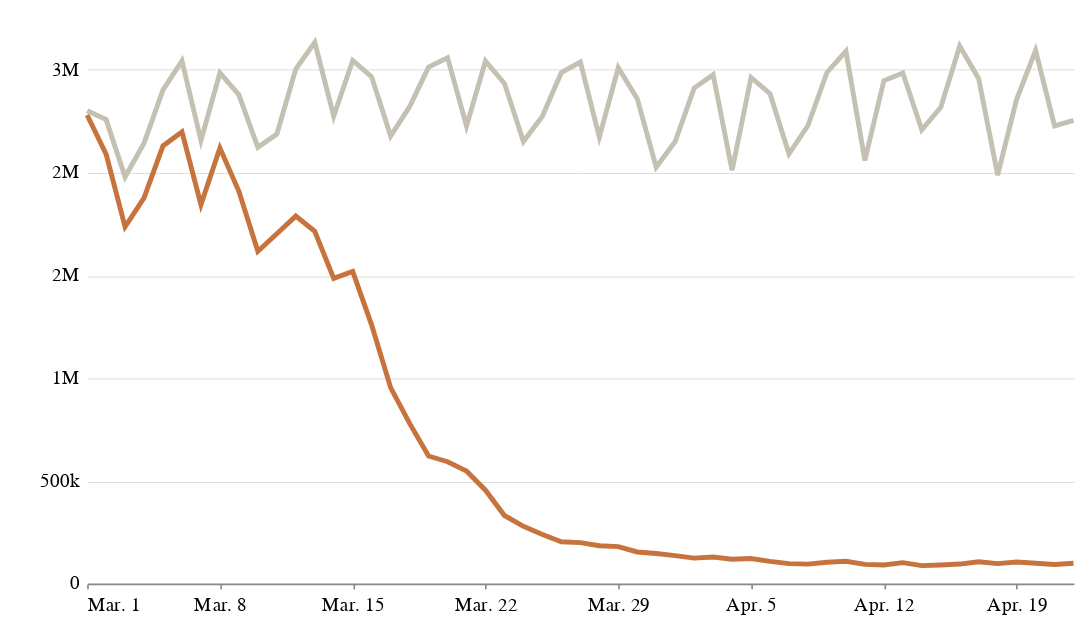

Notebook code for this chart:
### Code cell
desktop_chart = alt.Chart(tsa_tables_melt).mark_line(size=3).encode(
    x=alt.X('date:T', title='', axis=alt.Axis(tickCount=5, format='%b. %-d', grid=False)),
    y=alt.Y('travelers:Q', title='', axis=alt.Axis(tickSize=0,domainOpacity=0,\
                                    tickCount=6,offset=3, gridWidth=.6, gridColor='#dddddd', format='.1s')),
    color=alt.Color('year',
                   scale=alt.Scale(
            domain=['2020', '2019'],
            range=['#C7733E', '#C4C1B3']), legend=None),
).properties(width=600, height=350,
    title=''
)

# desktop_chart.configure_legend(
#     fillColor='',
#     padding=0,
#     cornerRadius=0,
#     orient='top',
#     title=None,
#     symbolType='stroke'
# )

desktop_chart.configure_view(strokeOpacity=0)

### Figure 1 — Vega-Lite specification as saved in the notebook (floating-point values rounded to 4 significant figures)
{"config": {"view": {"width": 800, "height": 450, "strokeOpacity": 0}, "background": "#ffffff", "title": {"anchor": "start", "font": "Benton Gothic Bold, sans", "fontColor": "#000000", "fontSize": 22, "fontWeight": "normal"}, "arc": {"fill": "#82c6df"}, "area": {"fill": "#82c6df"}, "line": {"stroke": "#82c6df", "strokeWidth": 3}, "path": {"stroke": "#82c6df"}, "rect": {"fill": "#82c6df"}, "shape": {"stroke": "#82c6df"}, "bar": {"fill": "#82c6df"}, "point": {"stroke": "#82c6df"}, "symbol": {"fill": "#82c6df", "size": 30}, "axis": {"titleFont": "Benton Gothic Bold, sans", "titleFontSize": 13, "titleFontWeight": "normal", "labelFont": "Benton Gothic, sans", "labelFontSize": 11.5, "labelFontWeight": "normal"}, "axisX": {"labelAngle": 0, "labelPadding": 4, "tickSize": 3}, "axisY": {"labelBaseline": "middle", "maxExtent": 45, "minExtent": 45, "tickSize": 2, "titleAlign": "left", "titleAngle": 0, "titleX": -45, "titleY": -11}, "legend": {"titleFont": "Benton Gothic Bold, sans", "titleFontSize": 13, "titleFontWeight": "normal", "symbolType": "square", "labelFont": "Benton Gothic, sans", "labelFontSize": 11.5}, "range": {"category": ["#3580b1", "#ec8431", "#ab7fb4", "#c89d29", "#adc839", "#829eb1"], "diverging": ["#e68a4f", "#f4bb6a", "#f9e39c", "#dadfe2", "#a6b7c6", "#849eae"], "heatmap": ["#fbf2c7", "#f9e39c", "#f8d36e", "#f4bb6a", "#e68a4f", "#d15a40", "#ab4232"], "ordinal": ["#fbf2c7", "#f9e39c", "#f8d36e", "#f4bb6a", "#e68a4f", "#d15a40", "#ab4232"], "ramp": ["#fbf2c7", "#f9e39c", "#f8d36e", "#f4bb6a", "#e68a4f", "#d15a40", "#ab4232"]}}, "data": {"name": "data-edeadae587fe90c987bdeb2d2f5b4981"}, "mark": {"type": "line", "size": 3}, "encoding": {"color": {"type": "nominal", "field": "year", "legend": null, "scale": {"domain": ["2020", "2019"], "range": ["#C7733E", "#C4C1B3"]}}, "x": {"type": "temporal", "axis": {"format": "%b. %-d", "grid": false, "tickCount": 5}, "field": "date", "title": ""}, "y": {"type": "quantitative", "axis": {"domainOpacity": 0, "format": ".1s", "gridColor": "#dddddd", "gridWidth": 0.6, "offset": 3, "tickCount": 6, "tickSize": 0}, "field": "travelers", "title": ""}}, "height": 350, "title": "", "width": 600, "$schema": "https://vega.github.io/schema/vega-lite/v4.0.2.json", "datasets": {"data-edeadae587fe90c987bdeb2d2f5b4981": [{"date": "2020-04-22T00:00:00", "year": "2020", "travelers": "98968"}, {"date": "2020-04-21T00:00:00", "year": "2020", "travelers": "92859"}, {"date": "2020-04-20T00:00:00", "year": "2020", "travelers": "99344"}, {"date": "2020-04-19T00:00:00", "year": "2020", "travelers": "105382"}, {"date": "2020-04-18T00:00:00", "year": "2020", "travelers": "97236"}, {"date": "2020-04-17T00:00:00", "year": "2020", "travelers": "106385"}, {"date": "2020-04-16T00:00:00", "year": "2020", "travelers": "95085"}, {"date": "2020-04-15T00:00:00", "year": "2020", "travelers": "90784"}, {"date": "2020-04-14T00:00:00", "year": "2020", "travelers": "87534"}, {"date": "2020-04-13T00:00:00", "year": "2020", "travelers": "102184"}, {"date": "2020-04-12T00:00:00", "year": "2020", "travelers": "90510"}, {"date": "2020-04-11T00:00:00", "year": "2020", "travelers": "93645"}, {"date": "2020-04-10T00:00:00", "year": "2020", "travelers": "108977"}, {"date": "2020-04-09T00:00:00", "year": "2020", "travelers": "104090"}, {"date": "2020-04-08T00:00:00", "year": "2020", "travelers": "94931"}, {"date": "2020-04-07T00:00:00", "year": "2020", "travelers": "97130"}, {"date": "2020-04-06T00:00:00", "year": "2020", "travelers": "108310"}, {"date": "2020-04-05T00:00:00", "year": "2020", "travelers": "122029"}, {"date": "2020-04-04T00:00:00", "year": "2020", "travelers": "118302"}, {"date": "2020-04-03T00:00:00", "year": "2020", "travelers": "129763"}, {"date": "2020-04-02T00:00:00", "year": "2020", "travelers": "124021"}, {"date": "2020-04-01T00:00:00", "year": "2020", "travelers": "136023"}, {"date": "2020-03-31T00:00:00", "year": "2020", "travelers": "146348"}, {"date": "2020-03-30T00:00:00", "year": "2020", "travelers": "154080"}, {"date": "2020-03-29T00:00:00", "year": "2020", "travelers": "180002"}, {"date": "2020-03-28T00:00:00", "year": "2020", "travelers": "184027"}, {"date": "2020-03-27T00:00:00", "year": "2020", "travelers": "199644"}, {"date": "2020-03-26T00:00:00", "year": "2020", "travelers": "203858"}, {"date": "2020-03-25T00:00:00", "year": "2020", "travelers": "239234"}, {"date": "2020-03-24T00:00:00", "year": "2020", "travelers": "279018"}, {"date": "2020-03-23T00:00:00", "year": "2020", "travelers": "331431"}, {"date": "2020-03-22T00:00:00", "year": "2020", "travelers": "454516"}, {"date": "2020-03-21T00:00:00", "year": "2020", "travelers": "548132"}, {"date": "2020-03-20T00:00:00", "year": "2020", "travelers": "593167"}, {"date": "2020-03-19T00:00:00", "year": "2020", "travelers": "620883"}, {"date": "2020-03-18T00:00:00", "year": "2020", "travelers": "779631"}, {"date": "2020-03-17T00:00:00", "year": "2020", "travelers": "953699"}, {"date": "2020-03-16T00:00:00", "year": "2020", "travelers": "1257823"}, {"date": "2020-03-15T00:00:00", "year": "2020", "travelers": "1519192"}, {"date": "2020-03-14T00:00:00", "year": "2020", "travelers": "1485553"}, {"date": "2020-03-13T00:00:00", "year": "2020", "travelers": "1714372"}, {"date": "2020-03-12T00:00:00", "year": "2020", "travelers": "1788456"}, {"date": "2020-03-11T00:00:00", "year": "2020", "travelers": "1702686"}, {"date": "2020-03-10T00:00:00", "year": "2020", "travelers": "1617220"}, {"date": "2020-03-09T00:00:00", "year": "2020", "travelers": "1909363"}, {"date": "2020-03-08T00:00:00", "year": "2020", "travelers": "2119867"}, {"date": "2020-03-07T00:00:00", "year": "2020", "travelers": "1844811"}, {"date": "2020-03-06T00:00:00", "year": "2020", "travelers": "2198517"}, {"date": "2020-03-05T00:00:00", "year": "2020", "travelers": "2130015"}, {"date": "2020-03-04T00:00:00", "year": "2020", "travelers": "1877401"}, {"date": "2020-03-03T00:00:00", "year": "2020", "travelers": "1736393"}, {"date": "2020-03-02T00:00:00", "year": "2020", "travelers": "2089641"}, {"date": "2020-03-01T00:00:00", "year": "2020", "travelers": "2280522"}, {"date": "2020-04-22T00:00:00", "year": "2019", "travelers": "2254209"}, {"date": "2020-04-21T00:00:00", "year": "2019", "travelers": "2227475"}, {"date": "2020-04-20T00:00:00", "year": "2019", "travelers": "2594171"}, {"date": "2020-04-19T00:00:00", "year": "2019", "travelers": "2356802"}, {"date": "2020-04-18T00:00:00", "year": "2019", "travelers": "1988205"}, {"date": "2020-04-17T00:00:00", "year": "2019", "travelers": "2457133"}, {"date": "2020-04-16T00:00:00", "year": "2019", "travelers": "2616158"}, {"date": "2020-04-15T00:00:00", "year": "2019", "travelers": "2317381"}, {"date": "2020-04-14T00:00:00", "year": "2019", "travelers": "2208688"}, {"date": "2020-04-13T00:00:00", "year": "2019", "travelers": "2484580"}, {"date": "2020-04-12T00:00:00", "year": "2019", "travelers": "2446801"}, {"date": "2020-04-11T00:00:00", "year": "2019", "travelers": "2059142"}, {"date": "2020-04-10T00:00:00", "year": "2019", "travelers": "2590499"}, {"date": "2020-04-09T00:00:00", "year": "2019", "travelers": "2487398"}, {"date": "2020-04-08T00:00:00", "year": "2019", "travelers": "2229276"}, {"date": "2020-04-07T00:00:00", "year": "2019", "travelers": "2091056"}, {"date": "2020-04-06T00:00:00", "year": "2019", "travelers": "2384091"}, {"date": "2020-04-05T00:00:00", "year": "2019", "travelers": "2462929"}, {"date": "2020-04-04T00:00:00", "year": "2019", "travelers": "2011715"}, {"date": "2020-04-03T00:00:00", "year": "2019", "travelers": "2476884"}, {"date": "2020-04-02T00:00:00", "year": "2019", "travelers": "2411500"}, {"date": "2020-04-01T00:00:00", "year": "2019", "travelers": "2151626"}, {"date": "2020-03-31T00:00:00", "year": "2019", "travelers": "2026256"}, {"date": "2020-03-30T00:00:00", "year": "2019", "travelers": "2360053"}, {"date": "2020-03-29T00:00:00", "year": "2019", "travelers": "2510294"}, {"date": "2020-03-28T00:00:00", "year": "2019", "travelers": "2172920"}, {"date": "2020-03-27T00:00:00", "year": "2019", "travelers": "2538384"}, {"date": "2020-03-26T00:00:00", "year": "2019", "travelers": "2487162"}, {"date": "2020-03-25T00:00:00", "year": "2019", "travelers": "2273811"}, {"date": "2020-03-24T00:00:00", "year": "2019", "travelers": "2151913"}, {"date": "2020-03-23T00:00:00", "year": "2019", "travelers": "2434370"}, {"date": "2020-03-22T00:00:00", "year": "2019", "travelers": "2542643"}, {"date": "2020-03-21T00:00:00", "year": "2019", "travelers": "2227181"}, {"date": "2020-03-20T00:00:00", "year": "2019", "travelers": "2559307"}, {"date": "2020-03-19T00:00:00", "year": "2019", "travelers": "2513231"}, {"date": "2020-03-18T00:00:00", "year": "2019", "travelers": "2320885"}, {"date": "2020-03-17T00:00:00", "year": "2019", "travelers": "2177929"}, {"date": "2020-03-16T00:00:00", "year": "2019", "travelers": "2465709"}, {"date": "2020-03-15T00:00:00", "year": "2019", "travelers": "2545742"}, {"date": "2020-03-14T00:00:00", "year": "2019", "travelers": "2274658"}, {"date": "2020-03-13T00:00:00", "year": "2019", "travelers": "2634215"}, {"date": "2020-03-12T00:00:00", "year": "2019", "travelers": "2503924"}, {"date": "2020-03-11T00:00:00", "year": "2019", "travelers": "2187298"}, {"date": "2020-03-10T00:00:00", "year": "2019", "travelers": "2122898"}, {"date": "2020-03-09T00:00:00", "year": "2019", "travelers": "2378673"}, {"date": "2020-03-08T00:00:00", "year": "2019", "travelers": "2485430"}, {"date": "2020-03-07T00:00:00", "year": "2019", "travelers": "2156262"}, {"date": "2020-03-06T00:00:00", "year": "2019", "travelers": "2543689"}, {"date": "2020-03-05T00:00:00", "year": "2019", "travelers": "2402692"}, {"date": "2020-03-04T00:00:00", "year": "2019", "travelers": "2143619"}, {"date": "2020-03-03T00:00:00", "year": "2019", "travelers": "1979558"}, {"date": "2020-03-02T00:00:00", "year": "2019", "travelers": "2257920"}, {"date": "2020-03-01T00:00:00", "year": "2019", "travelers": "2301439"}]}}
